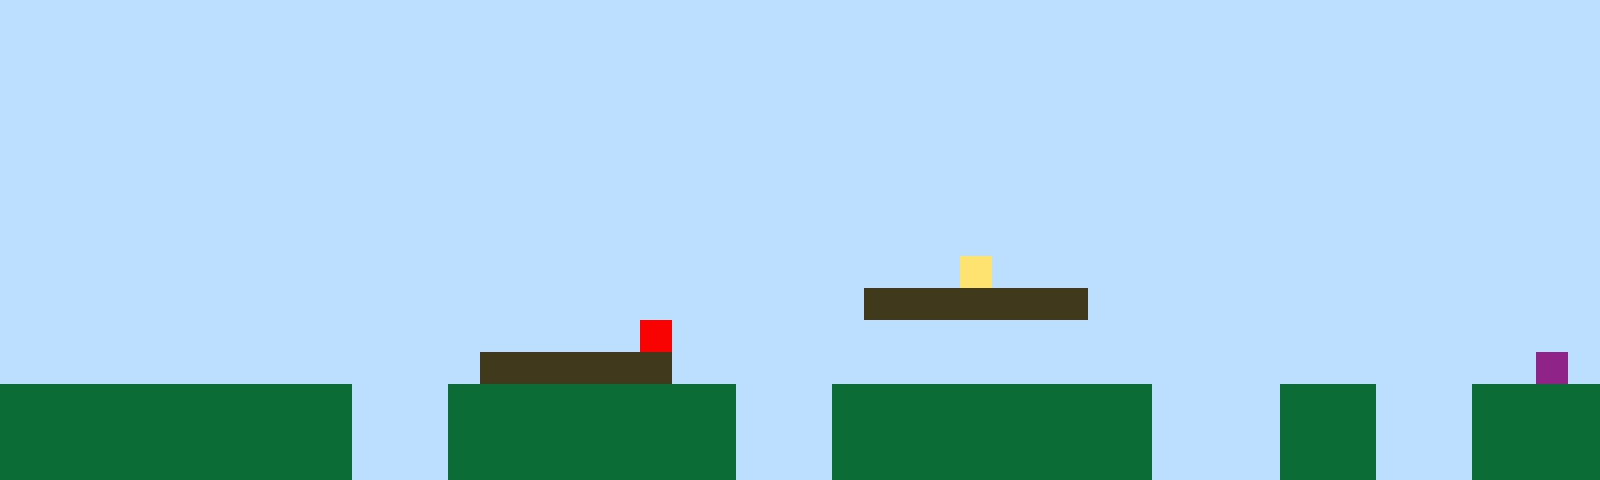

A 2D game scene composited from a Tiled map and its tileset images. What follows is a short description and the map's XML, with every tile layer's data as written:
An orthogonal 50x15 tile map with 32x32 px tiles, 1 tile layer (Tile Layer 1).

<map version="1.10" tiledversion="1.11.2" orientation="orthogonal" renderorder="right-up" width="50" height="15" tilewidth="32" tileheight="32" infinite="0" nextlayerid="2" nextobjectid="1"><editorsettings><export target="map1.csv" format="csv" /></editorsettings><tileset firstgid="1" name="sprites" tilewidth="32" tileheight="32" tilecount="6" columns="3"><image source="sprites.png" width="96" height="64" /></tileset><layer id="1" name="Tile Layer 1" width="50" height="15"><data encoding="csv">1,1,1,1,1,1,1,1,1,1,1,1,1,1,1,1,1,1,1,1,1,1,1,1,1,1,1,1,1,1,1,1,1,1,1,1,1,1,1,1,1,1,1,1,1,1,1,1,1,1,1,1,1,1,1,1,1,1,1,1,1,1,1,1,1,1,1,1,1,1,1,1,1,1,1,1,1,1,1,1,1,1,1,1,1,1,1,1,1,1,1,1,1,1,1,1,1,1,1,1,1,1,1,1,1,1,1,1,1,1,1,1,1,1,1,1,1,1,1,1,1,1,1,1,1,1,1,1,1,1,1,1,1,1,1,1,1,1,1,1,1,1,1,1,1,1,1,1,1,1,1,1,1,1,1,1,1,1,1,1,1,1,1,1,1,1,1,1,1,1,1,1,1,1,1,1,1,1,1,1,1,1,1,1,1,1,1,1,1,1,1,1,1,1,1,1,1,1,1,1,1,1,1,1,1,1,1,1,1,1,1,1,1,1,1,1,1,1,1,1,1,1,1,1,1,1,1,1,1,1,1,1,1,1,1,1,1,1,1,1,1,1,1,1,1,1,1,1,1,1,1,1,1,1,1,1,1,1,1,1,1,1,1,1,1,1,1,1,1,1,1,1,1,1,1,1,1,1,1,1,1,1,1,1,1,1,1,1,1,1,1,1,1,1,1,1,1,1,1,1,1,1,1,1,1,1,1,1,1,1,1,1,1,1,1,1,1,1,1,1,1,1,1,1,1,1,1,1,1,1,1,1,1,1,1,1,1,1,1,1,1,1,1,1,1,1,1,1,1,1,1,1,1,1,1,1,1,1,1,1,1,1,1,1,1,1,1,1,1,1,1,1,1,1,1,1,1,1,1,1,1,1,1,1,1,1,1,1,1,1,1,1,1,1,1,1,1,1,1,1,1,1,1,1,1,1,1,1,1,1,1,1,1,1,1,1,1,1,1,1,1,1,1,1,1,1,1,1,1,1,4,1,1,1,1,1,1,1,1,1,1,1,1,1,1,1,1,1,1,1,1,1,1,1,1,1,1,1,1,1,1,1,1,1,1,1,1,1,1,1,1,1,1,1,1,1,1,3,3,3,3,3,3,3,1,1,1,1,1,1,1,1,1,1,1,1,1,1,1,1,1,1,1,1,1,1,1,1,1,1,1,1,1,1,1,1,1,1,1,1,5,1,1,1,1,1,1,1,1,1,1,1,1,1,1,1,1,1,1,1,1,1,1,1,1,1,1,1,1,1,1,1,1,1,1,1,1,1,1,1,1,1,1,1,1,3,3,3,3,3,3,1,1,1,1,1,1,1,1,1,1,1,1,1,1,1,1,1,1,1,1,1,1,1,1,1,1,1,6,1,2,2,2,2,2,2,2,2,2,2,2,1,1,1,2,2,2,2,2,2,2,2,2,1,1,1,2,2,2,2,2,2,2,2,2,2,1,1,1,1,2,2,2,1,1,1,2,2,2,2,2,2,2,2,2,2,2,2,2,2,2,1,1,1,2,2,2,2,2,2,2,2,2,1,1,1,2,2,2,2,2,2,2,2,2,2,1,1,1,1,2,2,2,1,1,1,2,2,2,2,2,2,2,2,2,2,2,2,2,2,2,1,1,1,2,2,2,2,2,2,2,2,2,1,1,1,2,2,2,2,2,2,2,2,2,2,1,1,1,1,2,2,2,1,1,1,2,2,2,2</data></layer></map>
